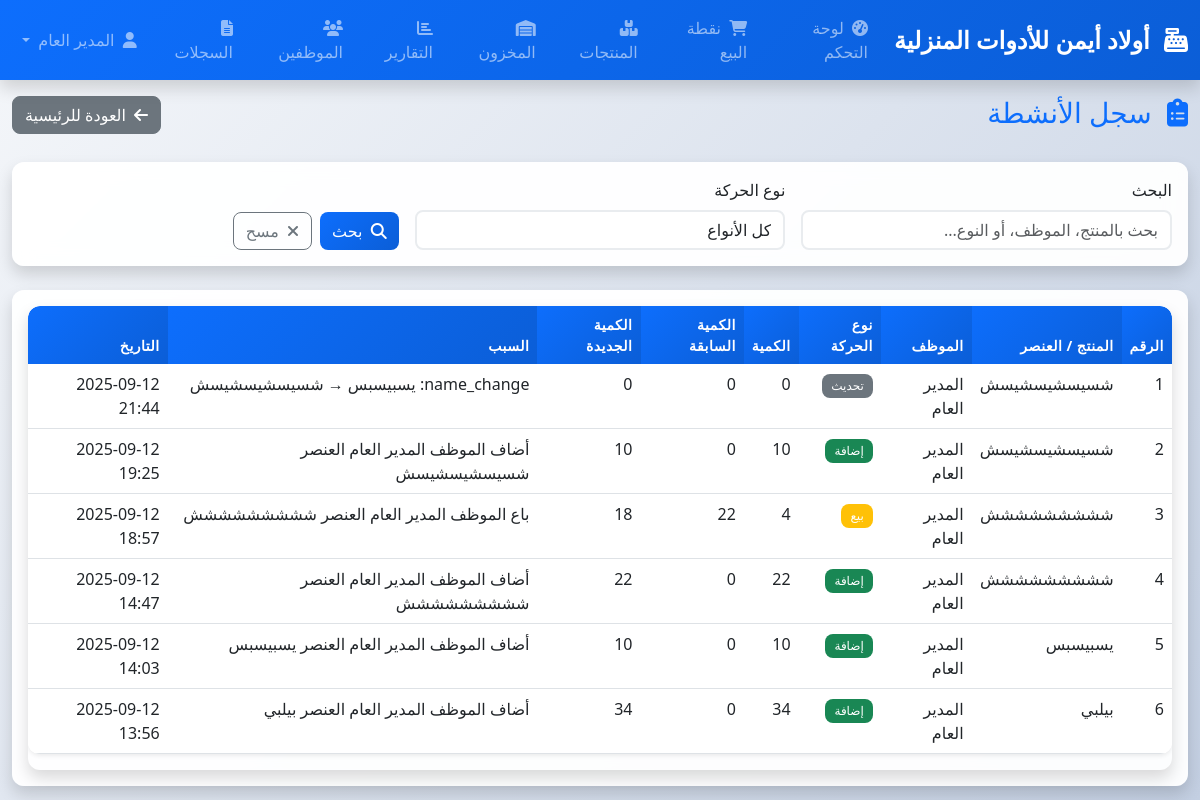
Screenshot of /logs (signed in) with the database file from the repository.
### models.py (models this page shows, shortened)
class Employee(UserMixin, db.Model):
    id = db.Column(db.Integer, primary_key=True)
    username = db.Column(db.String(64), unique=True, nullable=False)
    email = db.Column(db.String(120), unique=True, nullable=False)
    full_name = db.Column(db.String(100), nullable=False)
    password_hash = db.Column(db.String(256), nullable=False)
    role = db.Column(db.String(20), nullable=False, default='cashier')
    is_active = db.Column(db.Boolean, default=True)
    created_at = db.Column(db.DateTime, default=datetime.utcnow)
    sales = db.relationship('Sale', backref='employee', lazy=True)
    inventory_movements = db.relationship('InventoryMovement', backref='employee', lazy=True)
    def has_permission(self, permission):
        permissions = {
            'admin': ['manage_employees', 'manage_inventory', 'view_reports', 'make_sales', 'manage_products'],
            'manager': ['manage_inventory', 'view_reports', 'edit_products', 'make_sales', 'manage_products'],
            'cashier': ['make_sales']
        }
        return permission in permissions.get(self.role, [])

class InventoryMovement(db.Model):
    id = db.Column(db.Integer, primary_key=True)
    movement_type = db.Column(db.String(20), nullable=False)
    quantity = db.Column(db.Integer, nullable=False)
    previous_quantity = db.Column(db.Integer, nullable=False)
    new_quantity = db.Column(db.Integer, nullable=False)
    reason = db.Column(db.String(255))
    notes = db.Column(db.Text)
    created_at = db.Column(db.DateTime, default=datetime.utcnow)
    product_id = db.Column(db.Integer, db.ForeignKey('product.id'), nullable=False)
    employee_id = db.Column(db.Integer, db.ForeignKey('employee.id'), nullable=False)

class Product(db.Model):
    id = db.Column(db.Integer, primary_key=True)
    name = db.Column(db.String(200), nullable=False)
    name_ar = db.Column(db.String(200), nullable=False)
    description = db.Column(db.Text)
    barcode = db.Column(db.String(50), unique=True)
    sku = db.Column(db.String(50), unique=True, nullable=False)
    price = db.Column(db.Numeric(10, 2), nullable=False)
    cost_price = db.Column(db.Numeric(10, 2))
    quantity = db.Column(db.Integer, nullable=False, default=0)
    min_quantity = db.Column(db.Integer, default=5)
    image_url = db.Column(db.String(255))
    is_active = db.Column(db.Boolean, default=True)
    created_at = db.Column(db.DateTime, default=datetime.utcnow)
    updated_at = db.Column(db.DateTime, default=datetime.utcnow, onupdate=datetime.utcnow)
    category_id = db.Column(db.Integer, db.ForeignKey('category.id'))
    sale_items = db.relationship('SaleItem', backref='product', lazy=True)
    inventory_movements = db.relationship('InventoryMovement', backref='product', lazy=True)

### routes.py (the view, shortened to what this page needs)
@app.route('/logs')
@login_required
def logs():
    if current_user.role not in ['admin', 'manager']:
        flash('ليس لديك صلاحية للوصول لسجل الأنشطة', 'error')
        return redirect(url_for('dashboard'))
    page = request.args.get('page', 1, type=int)
    search = request.args.get('search', '', type=str).strip()
    movement_type = request.args.get('movement_type', '', type=str).strip()
    query = InventoryMovement.query.join(Product, isouter=True).join(Employee, isouter=True)
    if movement_type:
        query = query.filter(InventoryMovement.movement_type == movement_type)
    logs_paginated = query.order_by(InventoryMovement.created_at.desc()).paginate(page=page, per_page=20)
    return render_template(
        'logs.html',
        logs=logs_paginated,
        search=search,
        selected_type=movement_type
    )

### app.py (called while the page is built)
@login_manager.user_loader
def load_user(user_id):
    from models import Employee
    return Employee.query.get(int(user_id))

### templates/logs.html (shortened to what this page needs)
{% extends "base.html" %}
{% block content %}
<div class="row mb-4">
    <div class="col">
        <h1 class="h3 text-primary">
            <i class="fas fa-clipboard-list me-2"></i>
            سجل الأنشطة
        </h1>
    </div>
    <div class="col-auto">
        <a href="{{ url_for('dashboard') }}" class="btn btn-secondary">
            <i class="fas fa-arrow-left me-1"></i>
            العودة للرئيسية
        </a>
    </div>
</div>
<div class="card mb-4">
    <div class="card-body">
        <form method="GET" class="row g-3">
            <div class="col-md-4">
                <label class="form-label">البحث</label>
                <input type="text" name="search" class="form-control"
                       value="{{ search }}" placeholder="بحث بالمنتج، الموظف، أو النوع...">
            </div>
            <div class="col-md-4">
                <label class="form-label">نوع الحركة</label>
                <select name="movement_type" class="form-select">
                    <option value="">كل الأنواع</option>
                </select>
            </div>
            <div class="col-md-4 d-flex align-items-end">
                <div class="d-grid gap-2 d-md-flex">
                    <button type="submit" class="btn btn-primary">
                        <i class="fas fa-search me-1"></i>
                        بحث
                    </button>
                    <a href="{{ url_for('logs') }}" class="btn btn-outline-secondary">
                        <i class="fas fa-times me-1"></i>
                        مسح
                    </a>
                </div>
            </div>
        </form>
    </div>
</div>
<div class="card">
    <div class="card-body">
        {% if logs.items %}
        <div class="table-responsive" style="max-height:500px; overflow-y:auto;">
            <table class="table table-hover">
                <thead class="table-dark">
                    <tr>
                        <th>الرقم</th>
                        <th>المنتج / العنصر</th>
                        <th>الموظف</th>
                        <th>نوع الحركة</th>
                        <th>الكمية</th>
                        <th>الكمية السابقة</th>
                        <th>الكمية الجديدة</th>
                        <th>السبب</th>
                        <th>التاريخ</th>
                    </tr>
                </thead>
                <tbody>
                    {% for log in logs.items %}
                    <tr>
                        <td>{{ loop.index + (logs.page - 1) * logs.per_page }}</td>
                        <td>{{ log.product.name_ar if log.product else '-' }}</td>
                        <td>{{ log.employee.full_name if log.employee else '-' }}</td>
                        <td>
                            {% if log.movement_type == 'in' %}
                                <span class="badge bg-success">إضافة</span>
                            {% elif log.movement_type == 'out' %}
                                <span class="badge bg-warning">بيع</span>
                            {% elif log.movement_type == 'adjustment' %}
                                <span class="badge bg-info">تعديل</span>
                            {% elif log.movement_type == 'deleted' %}
                                <span class="badge bg-danger">حذف</span>
                            {% elif log.movement_type == 'update' %}
                                <span class="badge bg-secondary">تحديث</span>
                            {% else %}
                                <span class="badge bg-dark">{{ log.movement_type }}</span>
                            {% endif %}
                        </td>
                        <td>{{ log.quantity }}</td>
                        <td>{{ log.previous_quantity }}</td>
                        <td>{{ log.new_quantity }}</td>
                        <td>
                            {% if log.movement_type == 'in' %}
                                أضاف الموظف {{ log.employee.full_name if log.employee else '-' }} العنصر {{ log.product.name_ar if log.product else '-' }}
                            {% elif log.movement_type == 'out' %}
                                باع الموظف {{ log.employee.full_name if log.employee else '-' }} العنصر {{ log.product.name_ar if log.product else '-' }}
                            {% elif log.movement_type == 'adjustment' %}
                                عدل الموظف {{ log.employee.full_name if log.employee else '-' }} العنصر {{ log.product.name_ar if log.product else '-' }}
                            {% elif log.movement_type == 'deleted' %}
                                حذف الموظف {{ log.employee.full_name if log.employee else '-' }} العنصر {{ log.product.name_ar if log.product else '-' }}
                            {% elif log.movement_type == 'update' %}
                                {{ log.reason or '-' }}
                            {% else %}
                                {{ log.reason or '-' }}
                            {% endif %}
                        </td>
                        <td>{{ log.created_at.strftime('%Y-%m-%d %H:%M') }}</td>
                    </tr>
                    {% endfor %}
                </tbody>
            </table>
        </div>
        {% endif %}
    </div>
</div>
{% endblock %}

### templates/base.html (shortened to what this page needs)
<!DOCTYPE html>
<html lang="ar" dir="rtl">
<head>
    <link href="https://cdn.jsdelivr.net/npm/bootstrap@5.3.0/dist/css/bootstrap.rtl.min.css" rel="stylesheet">
    <link href="https://cdnjs.cloudflare.com/ajax/libs/font-awesome/6.4.0/css/all.min.css" rel="stylesheet">
    <link href="{{ url_for('static', filename='css/style.css') }}" rel="stylesheet">
</head>
<body>
    {% if current_user.is_authenticated %}
    <nav class="navbar navbar-expand-lg navbar-dark bg-primary sticky-top">
        <div class="container-fluid">
            <a class="navbar-brand" href="{{ url_for('dashboard') }}">
                <i class="fas fa-cash-register me-2"></i>
                  أولاد أيمن للأدوات المنزلية
            </a>
            <div class="collapse navbar-collapse" id="navbarNav">
                <ul class="navbar-nav me-auto">
                    <li class="nav-item">
                        <a class="nav-link" href="{{ url_for('dashboard') }}">
                            <i class="fas fa-tachometer-alt me-1"></i> لوحة التحكم
                        </a>
                    </li>
                    {% if current_user.has_permission('make_sales') %}
                    <li class="nav-item">
                        <a class="nav-link" href="{{ url_for('pos') }}">
                            <i class="fas fa-shopping-cart me-1"></i> نقطة البيع
                        </a>
                    </li>
                    {% endif %}
                    {% if current_user.has_permission('manage_products') %}
                    <li class="nav-item">
                        <a class="nav-link" href="{{ url_for('products') }}">
                            <i class="fas fa-boxes me-1"></i> المنتجات
                        </a>
                    </li>
                    {% endif %}
                    {% if current_user.has_permission('manage_inventory') %}
                    <li class="nav-item">
                        <a class="nav-link" href="{{ url_for('inventory') }}">
                            <i class="fas fa-warehouse me-1"></i> المخزون
                        </a>
                    </li>
                    {% endif %}
                    {% if current_user.has_permission('view_reports') %}
                    <li class="nav-item">
                        <a class="nav-link" href="{{ url_for('sales_report') }}">
                            <i class="fas fa-chart-bar me-1"></i> التقارير
                        </a>
                    </li>
                    {% endif %}
                    {% if current_user.has_permission('manage_employees') %}
                    <li class="nav-item">
                        <a class="nav-link" href="{{ url_for('employees') }}">
                            <i class="fas fa-users me-1"></i> الموظفين
                        </a>
                    </li>
                    <li class="nav-item">
                        <a class="nav-link" href="{{ url_for('logs') }}">
                            <i class="fas fa-file-alt me-1"></i> السجلات
                        </a>
                    </li>
                    {% endif %}
                </ul>
                <ul class="navbar-nav">
                    <li class="nav-item dropdown">
                        <a class="nav-link dropdown-toggle" href="#" role="button" data-bs-toggle="dropdown">
                            <i class="fas fa-user me-1"></i> {{ current_user.full_name }}
                        </a>
                    </li>
                </ul>
            </div>
        </div>
    </nav>
    {% endif %}
    <main class="container-fluid my-3">
        {% block content %}{% endblock %}
    </main>
</body>
</html>

### static/css/style.css (style rules this page uses)
:root { --primary-color: #0d6efd; --primary-dark: #0b5ed7; --primary-light: #6ea8fe; --secondary-color: #6c757d; --success-color: #198754; --warning-color: #ffc107; --danger-color: #dc3545; --info-color: #0dcaf0; --light-color: #f8f9fa; --dark-color: #212529; --gradient-primary: linear-gradient(135deg, var(--primary-color) 0%, var(--primary-dark) 100%); --gradient-success: linear-gradient(135deg, #20c997 0%, var(--success-color) 100%); --gradient-warning: linear-gradient(135deg, #fd7e14 0%, var(--warning-color) 100%); --gradient-info: linear-gradient(135deg, #17a2b8 0%, var(--info-color) 100%); --gradient-light: linear-gradient(135deg, #f8f9fa 0%, #e9ecef 100%); --shadow-sm: 0 .125rem .25rem rgba(0, 0, 0, .075); --shadow: 0 .5rem 1rem rgba(0, 0, 0, .15); --shadow-lg: 0 1rem 3rem rgba(0, 0, 0, .175); --border-radius: 0.75rem; --border-radius-sm: 0.5rem; --border-radius-lg: 1rem; }
body { font-family: 'Segoe UI', Tahoma, Geneva, Verdana, sans-serif; background: linear-gradient(135deg, #f5f7fa 0%, #c3cfe2 100%); min-height: 100vh; direction: rtl; text-align: right; }
.card { border: none; border-radius: var(--border-radius); box-shadow: var(--shadow); transition: all 0.3s ease; background: rgba(255, 255, 255, 0.95); backdrop-filter: blur(10px); }
.navbar { box-shadow: var(--shadow); background: var(--gradient-primary) !important; backdrop-filter: blur(10px); }
.navbar-brand { font-weight: 700; font-size: 1.5rem; }
.nav-link { font-weight: 500; transition: all 0.3s ease; border-radius: var(--border-radius-sm); margin: 0 2px; }
.btn { border-radius: var(--border-radius-sm); font-weight: 500; transition: all 0.3s ease; position: relative; overflow: hidden; }
.btn::before { content: ''; position: absolute; top: 0; left: -100%; width: 100%; height: 100%; background: linear-gradient(90deg, transparent, rgba(255, 255, 255, 0.2), transparent); transition: left 0.5s; z-index: 1; }
.btn-primary { background: var(--gradient-primary); border: none; }
.form-control, .form-select { border-radius: var(--border-radius-sm); border: 2px solid #e9ecef; transition: all 0.3s ease; background: rgba(255, 255, 255, 0.9); }
.table { border-radius: var(--border-radius); overflow: hidden; box-shadow: var(--shadow-sm); background: rgba(255, 255, 255, 0.95); }
.table thead th { border-bottom: none; font-weight: 600; text-transform: uppercase; letter-spacing: 0.5px; font-size: 0.875rem; }
.table-dark th { background: var(--gradient-primary) !important; }
.table tbody tr { transition: all 0.3s ease; }
.table-responsive { border-radius: var(--border-radius); box-shadow: var(--shadow); }
.badge { border-radius: var(--border-radius-sm); font-weight: 500; padding: 0.5em 0.75em; font-size: 0.75em; }
.table-responsive { max-height: 500px; overflow-y: auto; }

### rows the page displays
Employee: full_name "المدير العام"
InventoryMovement: product "شسيسشيسشيسش", employee "المدير العام", movement_type "تحديث", quantity "0", previous_quantity "0", new_quantity "0", reason "name_change: يسبيسبس → شسيسشيسشيسش", created_at "2025-09-12 21:44"
InventoryMovement: product "شسيسشيسشيسش", employee "المدير العام", movement_type "إضافة", quantity "10", previous_quantity "0", new_quantity "10", created_at "2025-09-12 19:25"
InventoryMovement: product "ششششششششش", employee "المدير العام", movement_type "بيع", quantity "4", previous_quantity "22", new_quantity "18", created_at "2025-09-12 18:57"
InventoryMovement: product "ششششششششش", employee "المدير العام", movement_type "إضافة", quantity "22", previous_quantity "0", new_quantity "22", created_at "2025-09-12 14:47"
InventoryMovement: product "يسبيسبس", employee "المدير العام", movement_type "إضافة", quantity "10", previous_quantity "0", new_quantity "10", created_at "2025-09-12 14:03"
InventoryMovement: product "بيلبي", employee "المدير العام", movement_type "إضافة", quantity "34", previous_quantity "0", new_quantity "34", created_at "2025-09-12 13:56"
